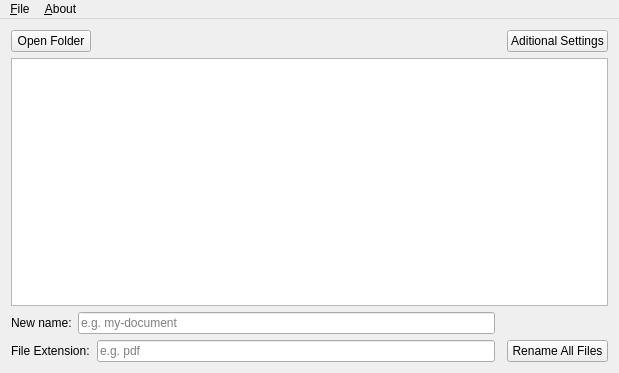
<?xml version="1.0" encoding="UTF-8"?>
<ui version="4.0">
 <class>MainWindow</class>
 <widget class="QMainWindow" name="MainWindow">
  <property name="geometry">
   <rect>
    <x>0</x>
    <y>0</y>
    <width>619</width>
    <height>373</height>
   </rect>
  </property>
  <property name="windowTitle">
   <string>Batch File Renamer</string>
  </property>
  <widget class="QWidget" name="centralWidget">
   <layout class="QGridLayout" name="gridLayout">
    <item row="2" column="1" colspan="2">
     <widget class="QLineEdit" name="newFileName">
      <property name="whatsThis">
       <string>&lt;html&gt;&lt;head/&gt;&lt;body&gt;&lt;p&gt;This is the new name for your files that have to be renamed. This is required.&lt;/p&gt;&lt;/body&gt;&lt;/html&gt;</string>
      </property>
      <property name="placeholderText">
       <string>e.g. my-document</string>
      </property>
     </widget>
    </item>
    <item row="2" column="0">
     <widget class="QLabel" name="label">
      <property name="text">
       <string>New name:</string>
      </property>
     </widget>
    </item>
    <item row="1" column="0" colspan="5">
     <widget class="QPlainTextEdit" name="log">
      <property name="enabled">
       <bool>true</bool>
      </property>
      <property name="whatsThis">
       <string>&lt;html&gt;&lt;head/&gt;&lt;body&gt;&lt;p&gt;This is the log output. Here you can see everything the program is doing.&lt;/p&gt;&lt;/body&gt;&lt;/html&gt;</string>
      </property>
      <property name="styleSheet">
       <string notr="true">font-size: 14px;</string>
      </property>
      <property name="documentTitle">
       <string/>
      </property>
      <property name="readOnly">
       <bool>true</bool>
      </property>
      <property name="plainText">
       <string/>
      </property>
      <property name="placeholderText">
       <string>Batch File Renamer v1.0.6 - © 2017 Girish Oemrawsingh</string>
      </property>
     </widget>
    </item>
    <item row="3" column="0" colspan="2">
     <widget class="QLabel" name="label_2">
      <property name="text">
       <string>File Extension:</string>
      </property>
     </widget>
    </item>
    <item row="3" column="2">
     <widget class="QLineEdit" name="fileExtension">
      <property name="whatsThis">
       <string>&lt;html&gt;&lt;head/&gt;&lt;body&gt;&lt;p&gt;By filling in this field you can specify a file extension for your files. This is not required.&lt;/p&gt;&lt;/body&gt;&lt;/html&gt;</string>
      </property>
      <property name="text">
       <string/>
      </property>
      <property name="placeholderText">
       <string>e.g. pdf</string>
      </property>
     </widget>
    </item>
    <item row="0" column="4">
     <widget class="QPushButton" name="pushButton_2">
      <property name="text">
       <string>Aditional Settings</string>
      </property>
     </widget>
    </item>
    <item row="3" column="4">
     <widget class="QPushButton" name="renameButton">
      <property name="text">
       <string>Rename All Files</string>
      </property>
     </widget>
    </item>
    <item row="0" column="0" colspan="2">
     <widget class="QPushButton" name="openFolderButton">
      <property name="toolTip">
       <string>&lt;html&gt;&lt;head/&gt;&lt;body&gt;&lt;p&gt;Open the directory where the files that you want to rename are in.&lt;/p&gt;&lt;/body&gt;&lt;/html&gt;</string>
      </property>
      <property name="text">
       <string>Open Folder</string>
      </property>
     </widget>
    </item>
   </layout>
  </widget>
  <widget class="QMenuBar" name="menuBar">
   <property name="geometry">
    <rect>
     <x>0</x>
     <y>0</y>
     <width>619</width>
     <height>25</height>
    </rect>
   </property>
   <property name="autoFillBackground">
    <bool>false</bool>
   </property>
   <property name="styleSheet">
    <string notr="true"/>
   </property>
   <property name="defaultUp">
    <bool>false</bool>
   </property>
   <property name="nativeMenuBar">
    <bool>true</bool>
   </property>
   <widget class="QMenu" name="menuFile">
    <property name="styleSheet">
     <string notr="true"/>
    </property>
    <property name="tearOffEnabled">
     <bool>false</bool>
    </property>
    <property name="title">
     <string>&amp;File</string>
    </property>
    <property name="separatorsCollapsible">
     <bool>false</bool>
    </property>
    <property name="toolTipsVisible">
     <bool>false</bool>
    </property>
    <addaction name="actionOpen_Folder"/>
    <addaction name="actionExit"/>
   </widget>
   <widget class="QMenu" name="menuAbout">
    <property name="title">
     <string>&amp;About</string>
    </property>
    <addaction name="actionAuthor"/>
    <addaction name="actionBatchFileRenamer"/>
   </widget>
   <addaction name="menuFile"/>
   <addaction name="menuAbout"/>
  </widget>
  <action name="actionOpen_Folder">
   <property name="text">
    <string>Open Folder</string>
   </property>
  </action>
  <action name="actionAuthor">
   <property name="text">
    <string>Author</string>
   </property>
  </action>
  <action name="actionBatchFileRenamer">
   <property name="text">
    <string>Batch File Renamer</string>
   </property>
  </action>
  <action name="actionExit">
   <property name="text">
    <string>Exit</string>
   </property>
  </action>
 </widget>
 <layoutdefault spacing="6" margin="11"/>
 <resources/>
 <connections/>
</ui>
